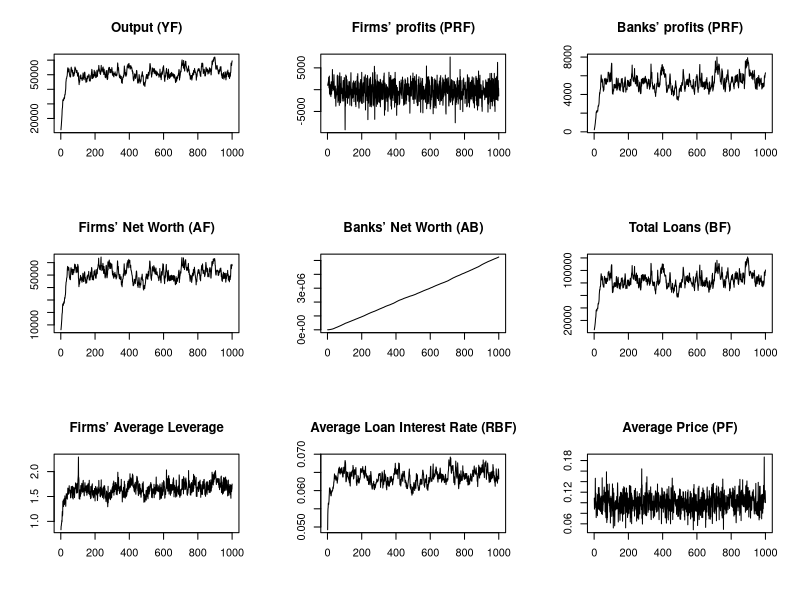

Generate this figure with R:
# Agent based model
# Simulating a credit network of hetrogenous agents. Here we have Banks, and firms
# Jonathan Clark
# 12/07/2018


MC=1 #Number of Monte Carlo Simulations to be executed

#MONTE CARLO INVARIANT PARAMETERS SETTING
#Number of simulation rounds
Time=1000
#Number of firms
Nf = 500
#Number of banks
Nb = 50
#Interest rate parameter
gamma = 0.02
#Number of potential partners on credit market
chi = 5
#Partner choice parameter: intensity of choice
lambda = 4
#Leverage adjustment speed parameter
adj = 0.1
#Production function parameter
phi = 3
#Production function parameter
beta = 0.7
#Firms’ price parameter: mean of Normal Distribution
alpha = 0.1
#Firms’ price parameter:variance of Normal Distribution
varpf = 0.4
#Central bank’s interest rate
rCB = 0.02
#Banks’ costs
cB = 0.01


#(AGGREGATE) REPORTS INITIALIZATION
#Switching rate Report
changeFB = matrix (data = 0, ncol=MC, nrow=Time)
#Aggregate output Report
YF = matrix(data = 0, ncol = MC, nrow = Time)
#Aggregate Banks’ NW Report
AB = matrix(data = 0, ncol = MC, nrow = Time)
#Aggregate Firms’ NW Report
AF = matrix(data = 0, ncol = MC, nrow = Time)
#Aggregate Debt Report
BF = matrix(data = 0, ncol = MC, nrow = Time)
#(Simple) Average interest rate Report
RBF = matrix(data = 0, ncol = MC, nrow = Time)
#Aggregate bad debt Report
BAD = matrix(data = 0, ncol = MC, nrow = Time)
#Total firms’ defaults Report
FALLF = matrix(data = 0, ncol = MC, nrow = Time)
#Total banks’ defaults Report
FALLB = matrix(data = 0, ncol = MC, nrow = Time)
#Aggregate Leverage (BF/AF) Report
LEV = matrix(data = 0, ncol = MC, nrow = Time)
#Aggregate firms’ profits Report
PRF = matrix(data = 0, ncol = MC, nrow = Time)
#Aggregate banks’ profit Report
PRB = matrix(data = 0, ncol = MC, nrow = Time)
#Aggregate growth rate Report
GR = matrix(data = 0, ncol = MC, nrow = Time)
#(Simple) average price
PF = matrix(data = 0, ncol = MC, nrow = Time)
#Firms’ probability of default report
PBF= matrix(data = 0, ncol = MC, nrow = 1)
#Banks’ probability of default report
PBB= matrix(data = 0, ncol = MC, nrow = 1)



for (mc in 1:MC) {
  #HERE SIMULATION SETUP
  print(paste("Monte Carlo N", mc))
  set.seed (mc)
  
  
  #INITIAL CONDITIONS OF THE SIMULATION RUN
  #Banks specific component of the interest rate
  Rb = matrix(data = 0, ncol = Nb, nrow = 1)
  #Banks’ Net Wealth
  Ab = matrix(data = 0, ncol = Nb, nrow = 1)
  #Firms-Banks credit matching
  link_fb = matrix(data =0, ncol = Nf, nrow = 1)
  #Firms’ interest rate on loans
  Rbf = matrix(data = 0, ncol = Nf, nrow = 1)
  #Firms’ leverage
  lev = matrix(data = 0, ncol = Nf, nrow = 1)
  #Firms’ price
  pf = matrix(data = 0, ncol = Nf, nrow = 1)
  #Firms’ debt
  Bf = matrix(data = 0, ncol = Nf, nrow = 1)
  #Firms’ Net Wealth
  Af = matrix(data = 0, ncol = Nf, nrow = 1)
  #Firms’ defaults (1=defaulted,, 0=surviving)
  fallf = matrix(data = 0, ncol = Nf, nrow = 1)
  #Banks’ defaults (1=defaulted,, 0=surviving)
  fallb = matrix(data = 0, ncol = Nb, nrow = 1)
  #Loss-given-default ratio
  LGDf = matrix(data = 0, ncol = Nf, nrow = 1)
  #Deposits
  D=matrix(data = 0, ncol = Nb, nrow = 1)
  #Banks’ non performing loans
  Badb=matrix(data = 0, ncol = Nb, nrow = 1)
  #Banks’ profits
  Prb=matrix(data = 0, ncol = Nb, nrow = 1)
  #Banks’ credit link degree
  creditDegree=matrix(data = 0, ncol = Nb, nrow = Time)
  
  
  
  #INITIALIZE THE VALUES OF VARIABLES REQUIRED TO START THE SIMULATION
  Af[1:Nf] = 10
  Ab[1:Nb] = 10
  pf[1:Nf] = rnorm(Nf)*varpf+alpha
  lev[1:Nf] = 1
  link_fb[1:Nf] = ceiling(runif(Nf)*Nb)
  
  for (t in 1:Time) {
    #HERE BODY OF THE SIMULATION
    
    # 0)REPLACEMENT OF DEFAULTED FIRMS & BANKS
    #FIRMS
    for (i in 1:Nf) {
      if (fallf[i] == 1) {
        #NEW FIRMS INITIALIZATION
        Af[i] = 2*runif(1)
        lev[i] = 1
        pf[i] =  rnorm(1) * varpf + alpha
        link_fb[i]=ceiling(runif(1)*Nb)
        Rbf[i] = rCB + Rb[link_fb[i]] + gamma*(lev[i]) / ((1+Af[i]/max(Af)))
      }
    } #BANKS
    for (j in 1:Nb) {
      if (fallb[j] == 1) {
        #NEW BANK INITIALIZATION
        Ab[j] = 2 * runif(1)
      } 
    }
    
    
    # 1)UPDATE BANK SPECIFIC INTEREST COMPONENT
    Rb = gamma * Ab^(-gamma)
    
    
    # 2)MATCHING ON CREDIT MARKET
    for (i in 1:Nf) {
      #SELECT POTENTIAL PARTNERS
      newfb=ceiling(runif(chi)*Nb)
      #SELECT BEST INTEREST AMONG POTENTIAL PARTNERS
      inew = min(Rb[newfb])
      #PICK UP THE INTEREST OF THE OLD PARTNER
      iold = Rb[link_fb[i]]
      #COMPARE OLD AND NEW INTERESTS
      if (runif(1) < (1-exp(lambda*(inew-iold)/(inew)))) {
        #THEN SWITCH TO A NEW PARTNER
        changeFB[t] = changeFB[t] + 1
        research = which(Rb[newfb]==min(Rb[newfb]))
        #CHECK IF MULTIPLE BEST INTERESTS
        if (length(research)>1){
          research=research[ceiling(runif(1)*length(research))]
        }
        #UPDATE THE LINK
        link_fb[i] = newfb[research[1]]
      }
      else {
        #STICK TO THE OLD PARTNER
        link_fb[i]=link_fb[i]
      }
    }
    #COMPUTE SWITCHING RATE
    changeFB[t]=changeFB[t]/Nf
    
    
    # 3) FIRMS UPDATE LEVERAGE TARGET
    #RANDOM SAMPLE FROM U(0,1) FOR EACH FIRM
    u = runif(Nf)
    #IF PRICE>INTEREST INCREASE LEVERAGE
    lev[pf>Rbf] = lev[pf>Rbf] * (1 + adj*u[pf>Rbf])
    #OTHERWISE...
    lev[pf<=Rbf] = lev[pf<=Rbf] * (1 - adj*u[pf<=Rbf])
    
    
    # 4)DETERMINE DEMAND FOR LOANS
    Bf = lev * Af
    # 5)COMPUTE TOTAL FINANCIAL CAPITAL
    Kf = Af + Bf
    # 6)COMPUTE (FINANCIALLY CONSTRAINED) OUTPUT
    Yf = phi * Kf^beta
    # 7)UPDATE THE PRICE
    pf = rnorm(Nf) * varpf + alpha
    # 8)COMPUTE THE INTEREST RATE CHARGED TO FIRMS
    Rbf = rCB + Rb[link_fb] + gamma*(lev) / ((1+Af/max(Af)))
    
    # 9)COMPUTE FIRMS’ PROFITS
    Prf = pf * Yf - Rbf * Bf #Firms profits
    # 10)UPDATE FIRMS’ NET WORTH AND CHECK WHETER THEY ARE DEFAULTED
    Af=Af+Prf
    # AND DEFAULT CHECK
    fallf[Af>0]=0
    fallf[Af<=0]=1 #Firm defaults
    
    # 11)COMPUTE THE LOSS GIVEN DEFAULT RATIO
    LGDf[1:Nf]= -(Af) / (Bf)
    LGDf[LGDf>1] = 1
    LGDf[LGDf<0] = 0
  
    
    ### Now looking at banks...
    
    # 12)COMPUTE "DEPOSITS"
    for (j in 1:Nb) {
      D[j] = sum(Bf[link_fb==j])-Ab[j]
      if (D[j]<0) {
        D[j]=0 }
      # 13) COMPUTE THE BAD DEBT
      Badb[j] = sum(LGDf[fallf==1&link_fb==j] * Bf[fallf==1&link_fb==j])
      # 14) COMPUTE BANKS’ PROFITS
      Prb[j] = Bf[link_fb==j&fallf==0] %*% Rbf[link_fb==j&fallf==0]
      - rCB * D[j] - cB * Ab[j]-Badb[j]
    }
    
    # 15)UPDATE BANKS’ NET WORTH AND CHECK WHETHER THEY ARE DEFAULTED
    Ab=Ab+Prb
    fallb[Ab>0] = 0
    fallb[Ab<=0] = 1 #Bank defaults
    
    
    
    
    #REPORTS
    YF[t,mc]=sum(Yf) #Total output
    AB[t,mc]=sum(Ab) #Total banks’ wealth
    AF[t,mc]=sum(Af) #Total firms’ wealth
    BF[t,mc]=sum(Bf) #Total debt
    RBF[t,mc]=sum(Rbf*Bf)/sum(Bf) #(Weighted) average interest rate
    BAD[t,mc]=sum(Badb) #Total bad debt
    PRF[t,mc]=sum(Prf) #Firms’ profits
    PRB[t,mc]=sum(Prb) #Banks’ profits
    FALLF[t,mc]=sum(fallf==1) #Number of failures (firms)
    FALLB[t,mc]=sum(fallb==1) #Number of failures (banks)
    LEV[t,mc]=BF[t,mc]/AF[t,mc] #The economy leverage
    #The growth rate
    if (t==1){
      GR[t,mc]=0 }
    else{
      GR[t,mc]=YF[t,mc]/YF[t-1,mc]-1
    }
    PF[t,mc]= mean(pf) #Average price
    
    
    
  }
  
  #PLOTS SIMULATION REPORTS
  folder="Results/"
  par(mfrow=c(3,3))
  #Output
  plot(YF[,mc],type="l",main="Output (YF)",
       ylab="",xlab="",lwd=1, lty=1)
  #Firms’ profit
  plot(PRF[,mc],type="l",main="Firms’ profits (PRF)",
       ylab="",xlab="",lwd=1, lty=1)
  #Banks’ profit
  plot(PRB[,mc],type="l",main="Banks’ profits (PRF)",
       ylab="",xlab="",lwd=1, lty=1)
  #Firms’ net worth
  plot(AF[,mc],type="l",main="Firms’ Net Worth (AF)",
       ylab="",xlab="",lwd=1, lty=1)
  #Banks’ net worth
  plot(AB[,mc],type="l",main="Banks’ Net Worth (AB)",
       ylab="",xlab="",lwd=1, lty=1)
  #Loans
  plot(BF[,mc],type="l",main="Total Loans (BF)",
       ylab="",xlab="",lwd=1, lty=1)
  #Average leverage
  plot(LEV[,mc],type="l",main="Firms’ Average Leverage",
       ylab="",xlab="",lwd=1)
  #Average interest rate
  plot(RBF[,mc],type="l",main="Average Loan Interest Rate (RBF)",
       ylab="",xlab="",lwd=1, lty=1)
  #Average price
  plot(PF[,mc],type="l",main="Average Price (PF)",
       ylab="",xlab="",lwd=1, lty=1)
  dev.copy2eps(file=paste(folder,"/SimOverview",mc,".ps",sep=""),
               width = 10, height= 7)
  #dev.off()

  
  #Firms’ and banks’ defaults
  #par(mfrow=c(2,1))
  #barplot(FALLF[,mc], main="Firms’ Defaults", names.arg=c(1:Time),
          #xlab="")
  #barplot(FALLB[,mc], main="Banks’ Defaults", names.arg=c(1:Time),
          #xlab="")
  #dev.copy2eps(file=paste(folder,"/Defaults",mc,".ps",sep=""), width = 15, height= 9.5)
#dev.off()

  
}




